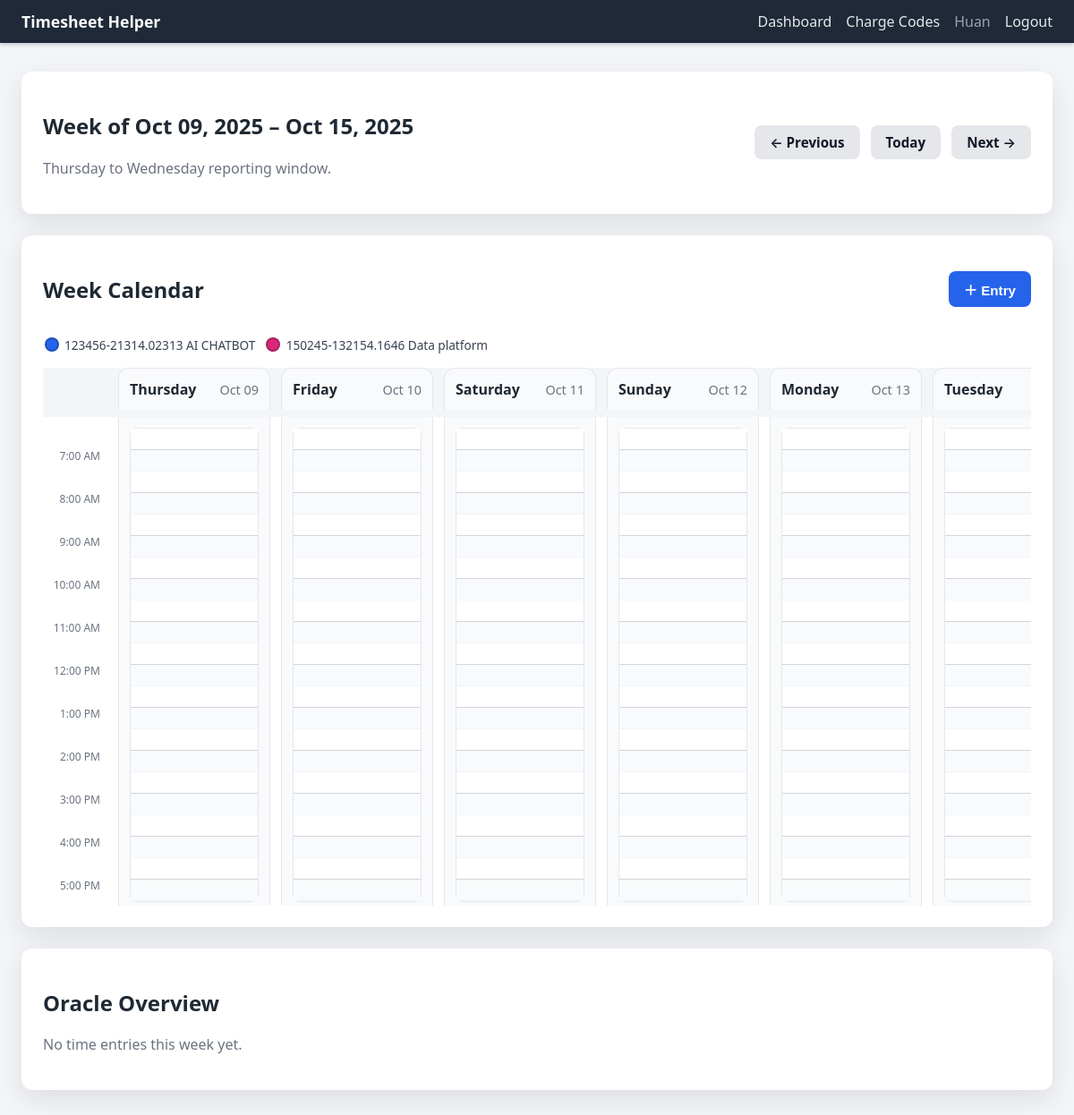
The page /dashboard?date=2025-10-09 (signed in) on the database its author committed.
### tables this page shows
CREATE TABLE users (
                id INTEGER PRIMARY KEY AUTOINCREMENT,
                email TEXT UNIQUE NOT NULL,
                name TEXT NOT NULL,
                password_hash TEXT NOT NULL,
                created_at TEXT NOT NULL
            );

CREATE TABLE charge_codes (
                id INTEGER PRIMARY KEY AUTOINCREMENT,
                user_id INTEGER NOT NULL,
                project_number TEXT NOT NULL,
                task_number TEXT NOT NULL,
                description TEXT NOT NULL DEFAULT '', is_active INTEGER NOT NULL DEFAULT 1,
                UNIQUE(user_id, project_number, task_number),
                FOREIGN KEY(user_id) REFERENCES users(id) ON DELETE CASCADE
            );

### app.py (the view)
    @app.route("/dashboard")
    def dashboard():
        if g.user is None:
            return redirect(url_for("login"))
        anchor = request.args.get("date")
        try:
            anchor_date = datetime.strptime(anchor, "%Y-%m-%d").date() if anchor else date.today()
        except ValueError:
            anchor_date = date.today()
        week_start, week_end = calculate_week_bounds(anchor_date)
        entries = fetch_time_entries(g.user["id"], week_start, week_end)
        raw_codes = list_charge_codes(g.user["id"])
        color_count = len(CHARGE_COLOR_CLASSES) or 1
        charge_color_map: Dict[int, str] = {}
        active_charge_codes = []
        for index, row in enumerate(raw_codes):
            color_class = CHARGE_COLOR_CLASSES[index % color_count]
            charge_color_map[row["id"]] = color_class
            if row["is_active"]:
                active_charge_codes.append(
                    {
                        "id": row["id"],
                        "project_number": row["project_number"],
                        "task_number": row["task_number"],
                        "description": row["description"],
                        "color_class": color_class,
                    }
                )
        display_start_minutes = 7 * 60
        display_end_minutes = 18 * 60
        slot_minutes = DEFAULT_CALENDAR_SLOT_MINUTES
        grouped = group_entries_for_calendar(
            entries,
            charge_color_map,
            window_start=display_start_minutes,
            window_end=display_end_minutes,
        )
        overview = build_week_overview(entries, week_start, week_end)
        week_days = [week_start + timedelta(days=i) for i in range(7)]
        prev_week = week_start - timedelta(days=7)
        next_week = week_start + timedelta(days=7)
        today = date.today()
        time_slots = list(range(display_start_minutes, display_end_minutes, slot_minutes))
        slot_count = len(time_slots)
        return render_template(
            "dashboard.html",
            user=g.user,
            week_start=week_start,
            week_end=week_end,
            calendar_entries=grouped,
            overview=overview,
            charge_codes=active_charge_codes,
            week_days=week_days,
            anchor_date=anchor_date,
            prev_week=prev_week,
            next_week=next_week,
            today=today,
            time_slots=time_slots,
            calendar_slot_minutes=slot_minutes,
            slot_count=slot_count,
            slot_height=DEFAULT_CALENDAR_SLOT_HEIGHT,
            display_start_minutes=display_start_minutes,
        )

### templates/dashboard.html (shortened to what this page needs)
{% extends "base.html" %}
{% block content %}
<section class="card">
    <header class="card-header">
        <div>
            <h1>Week of {{ week_start.strftime('%b %d, %Y') }} – {{ week_end.strftime('%b %d, %Y') }}</h1>
            <p class="muted">Thursday to Wednesday reporting window.</p>
        </div>
        <div class="week-nav">
            <a class="btn secondary" href="{{ url_for('dashboard', date=prev_week.isoformat()) }}">&larr; Previous</a>
            <a class="btn secondary" href="{{ url_for('dashboard', date=today.isoformat()) }}">Today</a>
            <a class="btn secondary" href="{{ url_for('dashboard', date=next_week.isoformat()) }}">Next &rarr;</a>
        </div>
    </header>
</section>
<section class="card calendar-card">
    <header class="calendar-header">
        <h2>Week Calendar</h2>
        <button type="button"
                class="btn primary"
                id="add-entry-button"
                {% if not charge_codes %}disabled{% endif %}>
            ＋ Entry
        </button>
    </header>
    {% if charge_codes %}
        <div class="calendar-scroll">
            <div class="charge-legend">
                {% for code in charge_codes %}
                <span class="legend-item">
                    <span class="legend-swatch {{ code.color_class }}"></span>
                    <span class="legend-label">{{ code.project_number }}-{{ code.task_number }} {{ code.description }}</span>
                </span>
                {% endfor %}
            </div>
            <div class="calendar-headings">
                <div class="spacer"></div>
                {% for day in week_days %}
                <div class="calendar-day-heading">
                    <span class="day-name">{{ day.strftime('%A') }}</span>
                    <span class="day-date">{{ day.strftime('%b %d') }}</span>
                </div>
                {% endfor %}
            </div>
            <div class="calendar-grid" data-interval="{{ calendar_slot_minutes }}" style="--slot-height: {{ slot_height }}px;">
                <div class="time-labels" style="grid-template-rows: repeat({{ slot_count }}, var(--slot-height));">
                    {% for minute in time_slots %}
                    <div class="time-label">
                        {% if minute % 60 == 0 %}
                        {{ minute|minutes_to_ampm }}
                        {% endif %}
                    </div>
                    {% endfor %}
                </div>
                {% for day in week_days %}
                {% set day_key = day.isoformat() %}
                <div class="calendar-day" data-date="{{ day_key }}">
                    <div class="calendar-body" style="--slot-count: {{ slot_count }};">
                        <div class="slot-column" style="grid-template-rows: repeat({{ slot_count }}, var(--slot-height));">
                            {% for minute in time_slots %}
                            <div class="time-slot {% if minute % 60 == 0 %}hour{% endif %}"
                                 data-date="{{ day_key }}"
                                 data-minute="{{ minute }}"
                                 data-time-label="{{ minute|minutes_to_label }}">
                            </div>
                            {% endfor %}
                        </div>
                        <div class="entries-layer">
                        </div>
                    </div>
                </div>
                {% endfor %}
            </div>
        </div>
    {% else %}
    <p class="muted">
        Add a charge code before logging time.
        <a href="{{ url_for('charge_codes') }}">Manage charge codes</a>.
    </p>
    {% endif %}
</section>
<section class="card overview-card">
    <h2>Oracle Overview</h2>
    {% if overview.rows %}
    <div class="table-container">
        <table class="data-table">
            <thead>
                <tr>
                    <th>Charge Code</th>
                    {% for day in week_days %}
                    <th>{{ day.strftime('%a %m/%d') }}</th>
                    {% endfor %}
                    <th>Total</th>
                </tr>
            </thead>
            <tbody>
                {% for row in overview.rows %}
                <tr>
                    <td class="charge-label">{{ row.label }}</td>
                    {% for day in week_days %}
                    {% set day_key = day.isoformat() %}
                    {% set cell = row.cells[day_key] %}
                    <td>
                        <div class="hours">{{ cell.hours }}</div>
                        <div class="cell-actions">
                            <button type="button"
                                    class="icon-btn comment-toggle"
                                    title="View activity details"
                                    data-comments='{{ cell.comments | tojson | e }}'
                                    data-day-label="{{ day.strftime('%a %m/%d') }}"
                                    data-charge-label="{{ row.label }}">
                                <img src="{{ url_for('static', filename='icons/view.svg') }}" alt="View" class="icon-img">
                            </button>
                            <button type="button"
                                    class="icon-btn copy-cell"
                                    title="Copy activity"
                                    data-copy-comments='{{ cell.comments | tojson | e }}'>
                                <img src="{{ url_for('static', filename='icons/copy.svg') }}" alt="Copy" class="icon-img">
                            </button>
                        </div>
                    </td>
                    {% endfor %}
                    <td class="total">{{ row.total }}</td>
                </tr>
                {% endfor %}
            </tbody>
            <tfoot>
                <tr>
                    <th>Total</th>
                    {% for day in week_days %}
                    <th>{{ overview.day_totals[day.isoformat()] }}</th>
                    {% endfor %}
                    <th>{{ overview.week_total }}</th>
                </tr>
            </tfoot>
        </table>
    </div>
    {% else %}
    <p class="muted">No time entries this week yet.</p>
    {% endif %}
</section>
{% endblock %}

### templates/base.html (shortened to what this page needs)
<!doctype html>
<html lang="en">
<head>
    <link rel="stylesheet" href="{{ url_for('static', filename='style.css') }}">
</head>
<body>
<header class="app-header">
    <nav class="nav-bar">
        <div class="brand">
            <a href="{{ url_for('dashboard') }}">Timesheet Helper</a>
        </div>
        <div class="nav-links">
            {% if g.user %}
            <a href="{{ url_for('dashboard') }}">Dashboard</a>
            <a href="{{ url_for('charge_codes') }}">Charge Codes</a>
            <span class="user-name">{{ g.user['name'] }}</span>
            <a href="{{ url_for('logout') }}">Logout</a>
            {% else %}
            <a href="{{ url_for('login') }}">Login</a>
            <a href="{{ url_for('register') }}">Register</a>
            {% endif %}
        </div>
    </nav>
</header>
<main class="app-container">
    {% block content %}{% endblock %}
</main>
</body>
</html>

### rows shown on the page
users: user.name "Huan"
charge_codes: project_number "123456", task_number "21314.02313", description "AI CHATBOT"
charge_codes: project_number "150245", task_number "132154.1646", description "Data platform"

### other values the page prints
{{ week_start.strftime('%b %d, %Y') }} "Oct 09, 2025"
{{ week_end.strftime('%b %d, %Y') }} "Oct 15, 2025"
{{ day.strftime('%A') }} "Thursday" "Friday" "Saturday" "Sunday" "Monday" "Tuesday"
{{ day.strftime('%b %d') }} "Oct 09" "Oct 10" "Oct 11" "Oct 12" "Oct 13"
{{ minute|minutes_to_ampm }} "7:00 AM" "8:00 AM" "9:00 AM" "10:00 AM" "11:00 AM" "12:00 PM" "1:00 PM" "2:00 PM" "3:00 PM" "4:00 PM" "5:00 PM"
